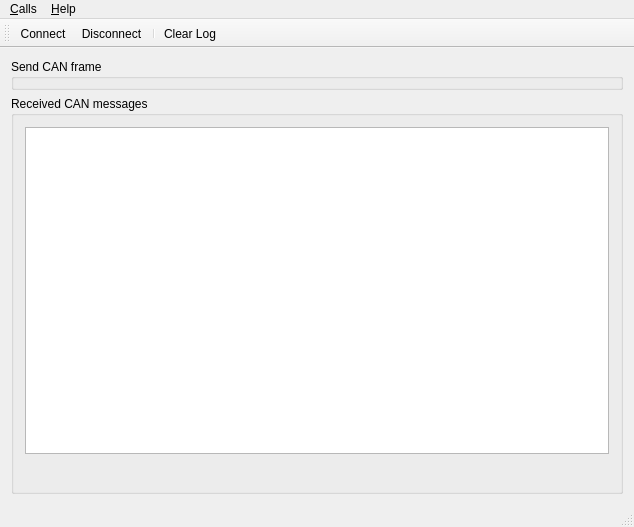
<?xml version="1.0" encoding="UTF-8"?>
<ui version="4.0">
 <class>MainWindow</class>
 <widget class="QMainWindow" name="MainWindow">
  <property name="geometry">
   <rect>
    <x>0</x>
    <y>0</y>
    <width>634</width>
    <height>527</height>
   </rect>
  </property>
  <property name="windowTitle">
   <string>CAN Example</string>
  </property>
  <widget class="QWidget" name="centralWidget">
   <layout class="QVBoxLayout" name="verticalLayout">
    <item>
     <widget class="SendFrameBox" name="sendFrameBox">
      <property name="title">
       <string>Send CAN frame</string>
      </property>
     </widget>
    </item>
    <item>
     <widget class="QGroupBox" name="receivedMessagesBox">
      <property name="title">
       <string>Received CAN messages</string>
      </property>
      <layout class="QGridLayout" name="gridLayout">
       <item row="0" column="0">
        <layout class="QVBoxLayout" name="verticalLayout_2">
         <item>
          <widget class="ReceivedFramesView" name="receivedFramesView">
           <property name="editTriggers">
            <set>QAbstractItemView::NoEditTriggers</set>
           </property>
           <property name="showDropIndicator" stdset="0">
            <bool>false</bool>
           </property>
           <property name="dragDropOverwriteMode">
            <bool>false</bool>
           </property>
           <property name="selectionBehavior">
            <enum>QAbstractItemView::SelectRows</enum>
           </property>
          </widget>
         </item>
         <item>
          <layout class="QHBoxLayout" name="horizontalLayout">
           <item>
            <widget class="QLabel" name="busStatus">
             <property name="text">
              <string/>
             </property>
            </widget>
           </item>
           <item>
            <spacer name="horizontalSpacer">
             <property name="orientation">
              <enum>Qt::Horizontal</enum>
             </property>
             <property name="sizeHint" stdset="0">
              <size>
               <width>40</width>
               <height>20</height>
              </size>
             </property>
            </spacer>
           </item>
          </layout>
         </item>
        </layout>
       </item>
      </layout>
     </widget>
    </item>
   </layout>
  </widget>
  <widget class="QMenuBar" name="menuBar">
   <property name="geometry">
    <rect>
     <x>0</x>
     <y>0</y>
     <width>634</width>
     <height>22</height>
    </rect>
   </property>
   <widget class="QMenu" name="menuCalls">
    <property name="title">
     <string>&amp;Calls</string>
    </property>
    <addaction name="actionConnect"/>
    <addaction name="actionDisconnect"/>
    <addaction name="separator"/>
    <addaction name="actionResetController"/>
    <addaction name="separator"/>
    <addaction name="actionClearLog"/>
    <addaction name="separator"/>
    <addaction name="actionQuit"/>
   </widget>
   <widget class="QMenu" name="menuHelp">
    <property name="title">
     <string>&amp;Help</string>
    </property>
    <addaction name="actionPluginDocumentation"/>
    <addaction name="actionAboutQt"/>
   </widget>
   <addaction name="menuCalls"/>
   <addaction name="menuHelp"/>
  </widget>
  <widget class="QToolBar" name="mainToolBar">
   <attribute name="toolBarArea">
    <enum>TopToolBarArea</enum>
   </attribute>
   <attribute name="toolBarBreak">
    <bool>false</bool>
   </attribute>
   <addaction name="actionConnect"/>
   <addaction name="actionDisconnect"/>
   <addaction name="separator"/>
   <addaction name="actionClearLog"/>
  </widget>
  <widget class="QStatusBar" name="statusBar"/>
  <action name="actionConnect">
   <property name="icon">
    <iconset resource="can.qrc">
     <normaloff>:/images/connect.png</normaloff>:/images/connect.png</iconset>
   </property>
   <property name="text">
    <string>&amp;Connect</string>
   </property>
  </action>
  <action name="actionDisconnect">
   <property name="icon">
    <iconset resource="can.qrc">
     <normaloff>:/images/disconnect.png</normaloff>:/images/disconnect.png</iconset>
   </property>
   <property name="text">
    <string>&amp;Disconnect</string>
   </property>
  </action>
  <action name="actionQuit">
   <property name="icon">
    <iconset resource="can.qrc">
     <normaloff>:/images/application-exit.png</normaloff>:/images/application-exit.png</iconset>
   </property>
   <property name="text">
    <string>&amp;Quit</string>
   </property>
  </action>
  <action name="actionAboutQt">
   <property name="text">
    <string>&amp;About Qt</string>
   </property>
  </action>
  <action name="actionClearLog">
   <property name="icon">
    <iconset resource="can.qrc">
     <normaloff>:/images/clear.png</normaloff>:/images/clear.png</iconset>
   </property>
   <property name="text">
    <string>Clear &amp;Log</string>
   </property>
  </action>
  <action name="actionPluginDocumentation">
   <property name="text">
    <string>Plugin Documentation</string>
   </property>
   <property name="toolTip">
    <string>Open plugin documentation in Webbrowser</string>
   </property>
  </action>
  <action name="actionResetController">
   <property name="text">
    <string>&amp;Reset CAN Controller</string>
   </property>
   <property name="toolTip">
    <string>Reset CAN Controller</string>
   </property>
  </action>
 </widget>
 <layoutdefault spacing="6" margin="11"/>
 <customwidgets>
  <customwidget>
   <class>SendFrameBox</class>
   <extends>QGroupBox</extends>
   <header location="global">sendframebox.h</header>
   <container>1</container>
  </customwidget>
  <customwidget>
   <class>ReceivedFramesView</class>
   <extends>QTableView</extends>
   <header location="global">receivedframesview.h</header>
  </customwidget>
 </customwidgets>
 <resources>
  <include location="can.qrc"/>
 </resources>
 <connections/>
</ui>
